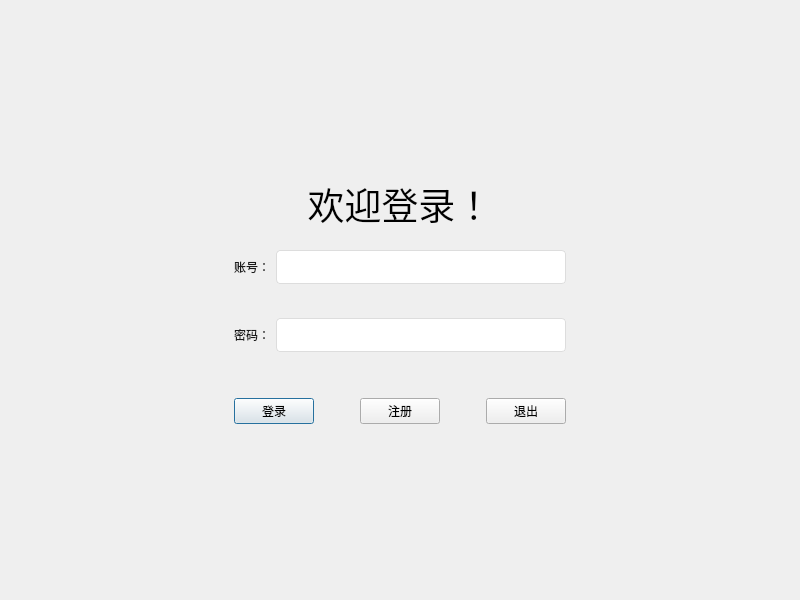
<?xml version="1.0" encoding="UTF-8"?>
<ui version="4.0">
 <class>login</class>
 <widget class="QDialog" name="login">
  <property name="geometry">
   <rect>
    <x>0</x>
    <y>0</y>
    <width>800</width>
    <height>600</height>
   </rect>
  </property>
  <property name="windowTitle">
   <string>Dialog</string>
  </property>
  <property name="styleSheet">
   <string notr="true"/>
  </property>
  <layout class="QGridLayout" name="gridLayout">
   <item row="1" column="0">
    <spacer name="horizontalSpacer_3">
     <property name="orientation">
      <enum>Qt::Horizontal</enum>
     </property>
     <property name="sizeHint" stdset="0">
      <size>
       <width>160</width>
       <height>20</height>
      </size>
     </property>
    </spacer>
   </item>
   <item row="1" column="2">
    <spacer name="horizontalSpacer_4">
     <property name="orientation">
      <enum>Qt::Horizontal</enum>
     </property>
     <property name="sizeHint" stdset="0">
      <size>
       <width>160</width>
       <height>20</height>
      </size>
     </property>
    </spacer>
   </item>
   <item row="0" column="1">
    <spacer name="verticalSpacer_5">
     <property name="orientation">
      <enum>Qt::Vertical</enum>
     </property>
     <property name="sizeHint" stdset="0">
      <size>
       <width>20</width>
       <height>144</height>
      </size>
     </property>
    </spacer>
   </item>
   <item row="2" column="1">
    <spacer name="verticalSpacer_4">
     <property name="orientation">
      <enum>Qt::Vertical</enum>
     </property>
     <property name="sizeHint" stdset="0">
      <size>
       <width>20</width>
       <height>143</height>
      </size>
     </property>
    </spacer>
   </item>
   <item row="1" column="1">
    <layout class="QVBoxLayout" name="verticalLayout">
     <item>
      <widget class="QLabel" name="label">
       <property name="font">
        <font>
         <family>华文行楷</family>
         <pointsize>28</pointsize>
        </font>
       </property>
       <property name="text">
        <string>欢迎登录！</string>
       </property>
       <property name="alignment">
        <set>Qt::AlignCenter</set>
       </property>
      </widget>
     </item>
     <item>
      <spacer name="verticalSpacer_3">
       <property name="orientation">
        <enum>Qt::Vertical</enum>
       </property>
       <property name="sizeHint" stdset="0">
        <size>
         <width>20</width>
         <height>13</height>
        </size>
       </property>
      </spacer>
     </item>
     <item>
      <layout class="QHBoxLayout" name="horizontalLayout">
       <item>
        <widget class="QLabel" name="label_2">
         <property name="font">
          <font>
           <pointsize>9</pointsize>
          </font>
         </property>
         <property name="styleSheet">
          <string notr="true">color: #1a1a1a;</string>
         </property>
         <property name="text">
          <string>账号：</string>
         </property>
         <property name="alignment">
          <set>Qt::AlignCenter</set>
         </property>
        </widget>
       </item>
       <item>
        <widget class="QLineEdit" name="usernameEdit">
         <property name="styleSheet">
          <string notr="true">padding: 8px;
    border: 1px solid #ddd;
    border-radius: 4px;
    min-width: 250px;</string>
         </property>
         <property name="text">
          <string/>
         </property>
        </widget>
       </item>
      </layout>
     </item>
     <item>
      <spacer name="verticalSpacer_2">
       <property name="orientation">
        <enum>Qt::Vertical</enum>
       </property>
       <property name="sizeHint" stdset="0">
        <size>
         <width>20</width>
         <height>28</height>
        </size>
       </property>
      </spacer>
     </item>
     <item>
      <layout class="QHBoxLayout" name="horizontalLayout_2">
       <item>
        <widget class="QLabel" name="label_3">
         <property name="font">
          <font>
           <pointsize>9</pointsize>
          </font>
         </property>
         <property name="styleSheet">
          <string notr="true">color: #1a1a1a;</string>
         </property>
         <property name="text">
          <string>密码：</string>
         </property>
         <property name="alignment">
          <set>Qt::AlignCenter</set>
         </property>
        </widget>
       </item>
       <item>
        <widget class="QLineEdit" name="passwordEdit">
         <property name="styleSheet">
          <string notr="true">padding: 8px;
    border: 1px solid #ddd;
    border-radius: 4px;
    min-width: 250px;</string>
         </property>
         <property name="echoMode">
          <enum>QLineEdit::Password</enum>
         </property>
        </widget>
       </item>
      </layout>
     </item>
     <item>
      <spacer name="verticalSpacer">
       <property name="orientation">
        <enum>Qt::Vertical</enum>
       </property>
       <property name="sizeHint" stdset="0">
        <size>
         <width>20</width>
         <height>40</height>
        </size>
       </property>
      </spacer>
     </item>
     <item>
      <layout class="QHBoxLayout" name="horizontalLayout_3">
       <item>
        <widget class="QPushButton" name="loginBtn">
         <property name="styleSheet">
          <string notr="true"/>
         </property>
         <property name="text">
          <string>登录</string>
         </property>
        </widget>
       </item>
       <item>
        <spacer name="horizontalSpacer">
         <property name="orientation">
          <enum>Qt::Horizontal</enum>
         </property>
         <property name="sizeHint" stdset="0">
          <size>
           <width>40</width>
           <height>20</height>
          </size>
         </property>
        </spacer>
       </item>
       <item>
        <widget class="QPushButton" name="regBtn">
         <property name="styleSheet">
          <string notr="true"/>
         </property>
         <property name="text">
          <string>注册</string>
         </property>
        </widget>
       </item>
       <item>
        <spacer name="horizontalSpacer_2">
         <property name="orientation">
          <enum>Qt::Horizontal</enum>
         </property>
         <property name="sizeHint" stdset="0">
          <size>
           <width>40</width>
           <height>20</height>
          </size>
         </property>
        </spacer>
       </item>
       <item>
        <widget class="QPushButton" name="exitBtn">
         <property name="styleSheet">
          <string notr="true"/>
         </property>
         <property name="text">
          <string>退出</string>
         </property>
        </widget>
       </item>
      </layout>
     </item>
    </layout>
   </item>
  </layout>
  <zorder>loginBtn</zorder>
  <zorder>label_2</zorder>
  <zorder>label_3</zorder>
  <zorder>usernameEdit</zorder>
  <zorder>passwordEdit</zorder>
  <zorder>regBtn</zorder>
  <zorder>exitBtn</zorder>
  <zorder>horizontalSpacer</zorder>
  <zorder>horizontalSpacer_2</zorder>
  <zorder>verticalSpacer</zorder>
  <zorder>verticalSpacer_2</zorder>
  <zorder>verticalSpacer_3</zorder>
  <zorder>horizontalSpacer_3</zorder>
  <zorder>horizontalSpacer_4</zorder>
  <zorder>verticalSpacer_4</zorder>
  <zorder>verticalSpacer_5</zorder>
 </widget>
 <resources/>
 <connections/>
</ui>
